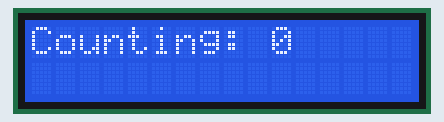
Recording of a program running on a simulated Raspberry Pi (BCM pin numbers). On the bench: 16×2 character LCD.

Above: at 0.1 s.
At 4.2 s:
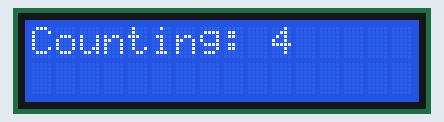
At 9.2 s:
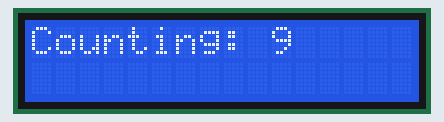
At 19.4 s:
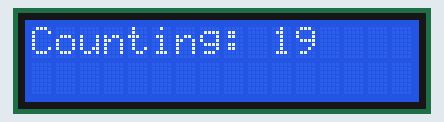
At 28.5 s:
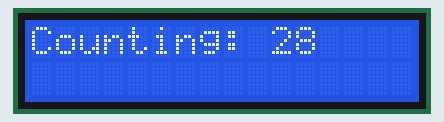
At 38.7 s:
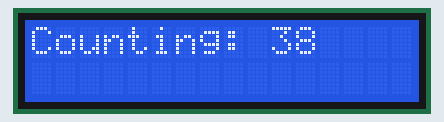

The program:

testlcd.py
```python
from Adafruit_CharLCD import Adafruit_CharLCD
from time import sleep

lcd = Adafruit_CharLCD(pin_rs=22, pin_e=11, pins_db=[23, 10, 9, 25])
lcd.begin(16,2)
i = 0
while True:
    lcd.clear()
    lcd.message('Counting: ' + str(i))
    sleep(1)
    i = i + 1
```

Measured:
- what the display in image 1 shows lasts 1.0 s, from 4.1 s to 5.1 s
